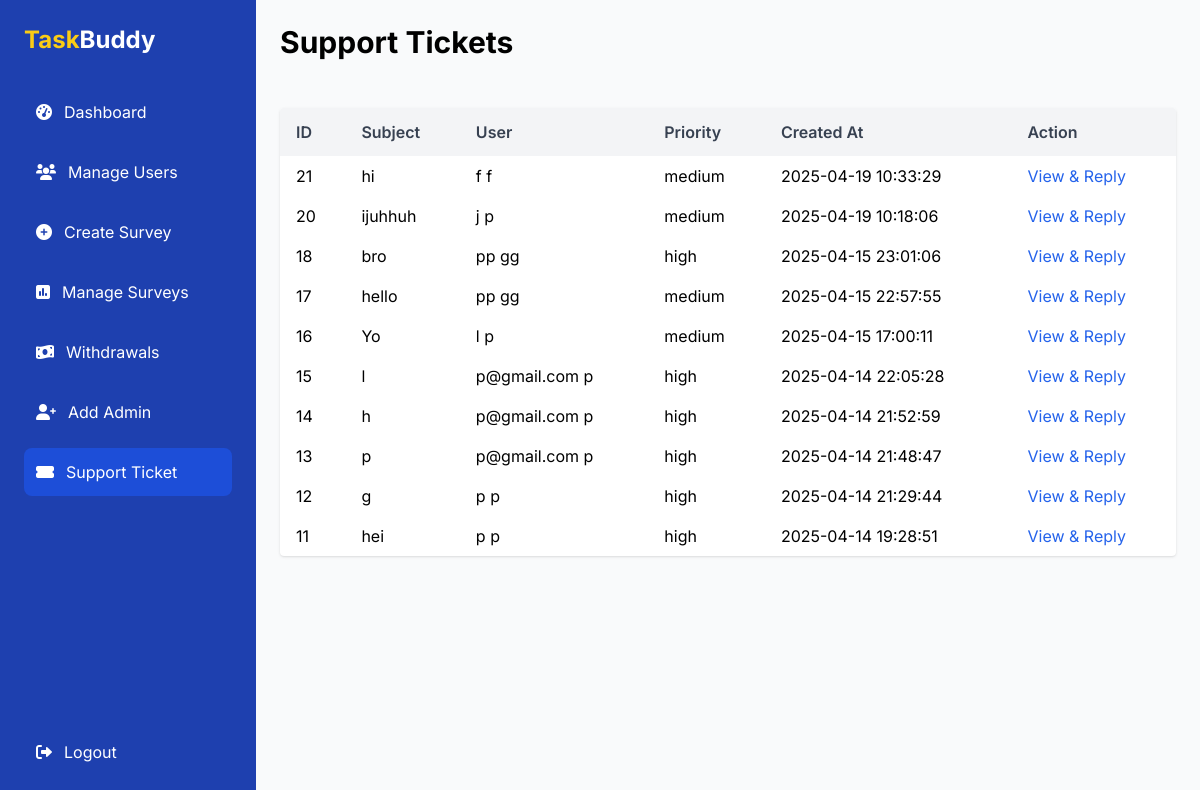
Page /t7.3/t7/Admin/support_ticket.php (signed in) on the committed database.
### tables this page shows
CREATE TABLE `tickets` (
  `id` int(11) NOT NULL,
  `user_id` int(11) DEFAULT NULL,
  `subject` varchar(255) NOT NULL,
  `message` text NOT NULL,
  `status` enum('open','closed','pending') DEFAULT 'open',
  `created_at` timestamp NOT NULL DEFAULT current_timestamp(),
  `priority` enum('high','medium','low') NOT NULL DEFAULT 'medium'
);

CREATE TABLE `users` (
  `id` int(11) NOT NULL,
  `username` varchar(50) NOT NULL,
  `email` varchar(100) NOT NULL,
  `password` varchar(255) NOT NULL,
  `created_at` timestamp NOT NULL DEFAULT current_timestamp(),
  `reward` int(11) DEFAULT 0,
  `balance` decimal(10,2) DEFAULT 0.00,
  `completed_tasks` int(11) DEFAULT 0
);

### t7.3/t7/Admin/support_ticket.php (the view, shortened to what this page needs)
<?php
try {
    $conn = new PDO("mysql:host=localhost;dbname=task_buddy_db", "root", "");
    $conn->setAttribute(PDO::ATTR_ERRMODE, PDO::ERRMODE_EXCEPTION);
} catch(PDOException $e) {
    die("Connection failed: " . $e->getMessage());
}
$ticketId = isset($_GET['ticket_id']) ? intval($_GET['ticket_id']) : null;
if ($ticketId && $ticketId > 0) {
    $ticketQuery = "SELECT t.*, u.username FROM tickets t JOIN users u ON t.user_id = u.id WHERE t.id = :ticket_id";
    $stmtTicket = $conn->prepare($ticketQuery);
    $stmtTicket->execute([':ticket_id' => $ticketId]);
    $ticket = $stmtTicket->fetch(PDO::FETCH_ASSOC);
    if (!$ticket) {
        die("Ticket not found.");
    }
$repliesQuery = "SELECT tr.*,
    CASE
        WHEN tr.is_admin = 1 THEN a.admin_name
        ELSE u.username
    END AS username
FROM ticket_replies tr
LEFT JOIN users u ON tr.is_admin = 0 AND tr.user_id = u.id
LEFT JOIN admins a ON tr.is_admin = 1 AND tr.user_id = a.id
WHERE tr.ticket_id = :ticket_id
ORDER BY tr.replied_at ASC";
    $stmtReplies = $conn->prepare($repliesQuery);
    $stmtReplies->execute([':ticket_id' => $ticketId]);
    $replies = $stmtReplies->fetchAll(PDO::FETCH_ASSOC);
} else {
    $ticketsQuery = "SELECT t.id, t.subject, t.priority, t.message, t.created_at, u.username FROM tickets t JOIN users u ON t.user_id = u.id ORDER BY t.created_at DESC";
    $stmtTickets = $conn->query($ticketsQuery);
    $tickets = $stmtTickets->fetchAll(PDO::FETCH_ASSOC);
}
?>
<!DOCTYPE html>
<html lang="en" class="h-full bg-gray-50">
<head>
    <script src="https://cdn.tailwindcss.com"></script>
    <link rel="stylesheet" href="https://cdnjs.cloudflare.com/ajax/libs/font-awesome/6.0.0/css/all.min.css" />
</head>
<body class="h-full">
    <div class="flex h-full">
        <aside class="bg-blue-800 text-white w-64 p-6 hidden md:flex flex-col">
            <div class="logo text-2xl font-bold mb-8">
                <span class="text-yellow-400">Task</span>Buddy
            </div>
            <nav class="flex-1">
                <ul class="space-y-3">
                    <li>
                        <a href="admindashboard.php" class="flex items-center gap-3 p-3 rounded-lg hover:bg-blue-700 transition-colors">
                            <i class="fas fa-tachometer-alt"></i>
                            <span>Dashboard</span>
                        </a>
                    </li>
                    <li>
                        <a href="manage_users.php" class="flex items-center gap-3 p-3 rounded-lg hover:bg-blue-700 transition-colors">
                            <i class="fas fa-users"></i>
                            <span>Manage Users</span>
                        </a>
                    </li>
                    <li>
                        <a href="create_survey.php" class="flex items-center gap-3 p-3 rounded-lg hover:bg-blue-700 transition-colors">
                            <i class="fas fa-plus-circle"></i>
                            <span>Create Survey</span>
                        </a>
                    </li>
                    <li>
                        <a href="manage_surveys.php" class="flex items-center gap-3 p-3 rounded-lg hover:bg-blue-700 transition-colors">
                            <i class="fas fa-poll"></i>
                            <span>Manage Surveys</span>
                        </a>
                    </li>
                    <li>
                        <a href="admin_withdrawals.php" class="flex items-center gap-3 p-3 rounded-lg hover:bg-blue-700 transition-colors">
                            <i class="fas fa-money-bill-wave"></i>
                            <span>Withdrawals</span>
                        </a>
                    </li>
                    <li>
                        <a href="create_new_admin.php" class="flex items-center gap-3 p-3 rounded-lg hover:bg-blue-700 transition-colors">
                            <i class="fas fa-user-plus"></i>
                            <span>Add Admin</span>
                        </a>
                    </li>
                    <li>
                        <a href="support_ticket.php" class="flex items-center gap-3 p-3 rounded-lg bg-blue-700 text-white">
                            <i class="fas fa-ticket-alt"></i>
                            <span>Support Ticket</span>
                        </a>
                    </li>
                </ul>
            </nav>
            <div class="mt-auto">
                <a href="admin_login.php?logout=1" class="flex items-center gap-3 p-3 rounded-lg hover:bg-red-600 transition-colors">
                    <i class="fas fa-sign-out-alt"></i>
                    <span>Logout</span>
                </a>
            </div>
        </aside>
        <main class="flex-1 overflow-y-auto p-6 max-w-7xl flex flex-col gap-6">
            <?php if ($ticketId && $ticket): ?>
                <a href="support_ticket.php" class="text-blue-600 hover:underline font-semibold mb-4">&larr; Back to Tickets</a>
                <h2 class="text-2xl font-bold text-gray-900 mb-2">Ticket: <?php echo htmlspecialchars($ticket['subject'] ?? ''); ?></h2>
                <p class="text-gray-700 mb-1"><strong>User:</strong> <?php echo htmlspecialchars($ticket['username'] ?? ''); ?></p>
                <p class="text-gray-700 mb-4"><strong>Priority:</strong> <?php echo htmlspecialchars($ticket['priority'] ?? ''); ?></p>
                <p class="text-gray-700 mb-2"><strong>Message:</strong></p>
                <div class="bg-gray-100 p-4 rounded-md mb-6 whitespace-pre-wrap"><?php echo nl2br(htmlspecialchars($ticket['message'] ?? '')); ?></div>
                <h3 class="text-xl font-semibold mb-4">Replies</h3>
                <div class="space-y-4 max-h-96 overflow-y-auto mb-6" id="replies-container">
                <?php if (!empty($replies)): ?>
                    <?php foreach ($replies as $reply): ?>
                        <?php
                            $isAdmin = isset($reply['is_admin']) && intval($reply['is_admin']) === 1;
                            $username = htmlspecialchars($reply['username'] ?? 'Unknown');
                            $message = nl2br(htmlspecialchars($reply['reply_message'] ?? ''));
                            $timestamp = htmlspecialchars($reply['replied_at'] ?? '');
                        ?>
                        <div class="<?php echo $isAdmin ? 'bg-blue-100' : 'bg-green-100'; ?> p-3 rounded-md">
                            <strong><?php echo $isAdmin ? "Admin ($username)" : $username; ?>:</strong> <?php echo $message; ?>
                            <div class="text-xs text-gray-600 mt-1"><?php echo $timestamp; ?></div>
                        </div>
                    <?php endforeach; ?>
                <?php else: ?>
                    <p>No replies yet.</p>
                <?php endif; ?>
                </div>
                <div>
                    <form method="POST" id="reply-form">
                        <input type="hidden" name="ticket_id" value="<?php echo $ticketId; ?>" />
                        <textarea name="reply_message" placeholder="Write your reply here..." required class="w-full p-3 border border-gray-300 rounded-md resize-y"></textarea>
                        <button type="submit" class="mt-3 bg-blue-600 text-white px-4 py-2 rounded-md hover:bg-blue-700 transition">Send Reply</button>
                    </form>
                </div>
            <?php else: ?>
                <h1 class="text-3xl font-bold mb-6">Support Tickets</h1>
                <?php if ($tickets): ?>
                    <table class="min-w-full bg-white rounded shadow overflow-hidden">
                        <thead class="bg-gray-100">
                            <tr>
                                <th class="text-left py-3 px-4 font-semibold text-gray-700">ID</th>
                                <th class="text-left py-3 px-4 font-semibold text-gray-700">Subject</th>
                                <th class="text-left py-3 px-4 font-semibold text-gray-700">User</th>
                                <th class="text-left py-3 px-4 font-semibold text-gray-700">Priority</th>
                                <th class="text-left py-3 px-4 font-semibold text-gray-700">Created At</th>
                                <th class="text-left py-3 px-4 font-semibold text-gray-700">Action</th>
                            </tr>
                        </thead>
                        <tbody>
                            <?php foreach ($tickets as $ticket): ?>
                                <tr class="hover:bg-gray-50">
                                    <td class="py-2 px-4"><?php echo htmlspecialchars($ticket['id'] ?? ''); ?></td>
                                    <td class="py-2 px-4"><?php echo htmlspecialchars($ticket['subject'] ?? ''); ?></td>
                                    <td class="py-2 px-4"><?php echo htmlspecialchars($ticket['username'] ?? ''); ?></td>
                                    <td class="py-2 px-4"><?php echo htmlspecialchars($ticket['priority'] ?? ''); ?></td>
                                    <td class="py-2 px-4"><?php echo htmlspecialchars($ticket['created_at'] ?? ''); ?></td>
                                    <td class="py-2 px-4">
                                        <a href="support_ticket.php?ticket_id=<?php echo $ticket['id']; ?>" class="text-blue-600 hover:underline">View & Reply</a>
                                    </td>
                                </tr>
                            <?php endforeach; ?>
                        </tbody>
                    </table>
                <?php else: ?>
                    <p>No tickets found.</p>
                <?php endif; ?>
            <?php endif; ?>
        </main>
    </div>
</body>
</html>

### t7.3/t7/Admin/support_ticket.php (style rules this page uses)
body { font-family: 'Inter', sans-serif; }

### rows in the picture
tickets: id "21", subject "hi", user.username "f f", priority "medium", created_at "2025-04-19 10:33:29"
tickets: id "20", subject "ijuhhuh", user.username "j p", priority "medium", created_at "2025-04-19 10:18:06"
tickets: id "18", subject "bro", user.username "pp gg", priority "high", created_at "2025-04-15 23:01:06"
tickets: id "17", subject "hello", user.username "pp gg", priority "medium", created_at "2025-04-15 22:57:55"
tickets: id "16", subject "Yo", user.username "l p", priority "medium", created_at "2025-04-15 17:00:11"
tickets: id "15", subject "l", user.username "p@gmail.com p", priority "high", created_at "2025-04-14 22:05:28"
tickets: id "14", subject "h", user.username "p@gmail.com p", priority "high", created_at "2025-04-14 21:52:59"
tickets: id "13", subject "p", user.username "p@gmail.com p", priority "high", created_at "2025-04-14 21:48:47"
tickets: id "12", subject "g", user.username "p p", priority "high", created_at "2025-04-14 21:29:44"
tickets: id "11", subject "hei", user.username "p p", priority "high", created_at "2025-04-14 19:28:51"
